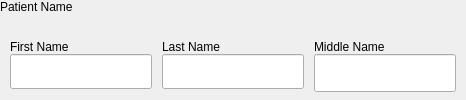
        <widget class="QWidget" name="StaffNameCon" native="true">
         <property name="sizePolicy">
          <sizepolicy hsizetype="Expanding" vsizetype="Maximum">
           <horstretch>0</horstretch>
           <verstretch>0</verstretch>
          </sizepolicy>
         </property>
         <layout class="QVBoxLayout" name="verticalLayout_6">
          <property name="spacing">
           <number>5</number>
          </property>
          <property name="leftMargin">
           <number>0</number>
          </property>
          <property name="topMargin">
           <number>0</number>
          </property>
          <property name="rightMargin">
           <number>0</number>
          </property>
          <property name="bottomMargin">
           <number>0</number>
          </property>
          <item alignment="Qt::AlignTop">
           <widget class="QLabel" name="Title_1">
            <property name="text">
             <string>Patient Name</string>
            </property>
           </widget>
          </item>
          <item alignment="Qt::AlignTop">
           <widget class="QWidget" name="upper" native="true">
            <layout class="QVBoxLayout" name="verticalLayout_9">
             <property name="spacing">
              <number>0</number>
             </property>
             <property name="leftMargin">
              <number>0</number>
             </property>
             <property name="topMargin">
              <number>0</number>
             </property>
             <property name="rightMargin">
              <number>0</number>
             </property>
             <property name="bottomMargin">
              <number>0</number>
             </property>
             <item alignment="Qt::AlignTop">
              <widget class="QWidget" name="widget_2" native="true">
               <property name="sizePolicy">
                <sizepolicy hsizetype="Preferred" vsizetype="Preferred">
                 <horstretch>0</horstretch>
                 <verstretch>0</verstretch>
                </sizepolicy>
               </property>
               <property name="minimumSize">
                <size>
                 <width>0</width>
                 <height>60</height>
                </size>
               </property>
               <property name="maximumSize">
                <size>
                 <width>16777215</width>
                 <height>60</height>
                </size>
               </property>
               <layout class="QHBoxLayout" name="horizontalLayout_4">
                <property name="spacing">
                 <number>10</number>
                </property>
                <property name="leftMargin">
                 <number>10</number>
                </property>
                <property name="topMargin">
                 <number>0</number>
                </property>
                <property name="rightMargin">
                 <number>0</number>
                </property>
                <property name="bottomMargin">
                 <number>0</number>
                </property>
                <item alignment="Qt::AlignTop">
                 <widget class="QWidget" name="widget_7" native="true">
                  <layout class="QVBoxLayout" name="verticalLayout_13">
                   <property name="spacing">
                    <number>0</number>
                   </property>
                   <property name="leftMargin">
                    <number>0</number>
                   </property>
                   <property name="topMargin">
                    <number>0</number>
                   </property>
                   <property name="rightMargin">
                    <number>0</number>
                   </property>
                   <property name="bottomMargin">
                    <number>0</number>
                   </property>
                   <item alignment="Qt::AlignTop">
                    <widget class="QLabel" name="label_5">
                     <property name="sizePolicy">
                      <sizepolicy hsizetype="Expanding" vsizetype="Preferred">
                       <horstretch>0</horstretch>
                       <verstretch>0</verstretch>
                      </sizepolicy>
                     </property>
                     <property name="text">
                      <string>First Name</string>
                     </property>
                    </widget>
                   </item>
                   <item>
                    <widget class="QLineEdit" name="Fname">
                     <property name="sizePolicy">
                      <sizepolicy hsizetype="Expanding" vsizetype="Fixed">
                       <horstretch>0</horstretch>
                       <verstretch>0</verstretch>
                      </sizepolicy>
                     </property>
                     <property name="minimumSize">
                      <size>
                       <width>0</width>
                       <height>35</height>
                      </size>
                     </property>
                     <property name="maximumSize">
                      <size>
                       <width>16777215</width>
                       <height>35</height>
                      </size>
                     </property>
                     <property name="font">
                      <font>
                       <pointsize>12</pointsize>
                      </font>
                     </property>
                    </widget>
                   </item>
                  </layout>
                 </widget>
                </item>
                <item alignment="Qt::AlignTop">
                 <widget class="QWidget" name="widget_4" native="true">
                  <layout class="QVBoxLayout" name="verticalLayout_12">
                   <property name="spacing">
                    <number>0</number>
                   </property>
                   <property name="leftMargin">
                    <number>0</number>
                   </property>
                   <property name="topMargin">
                    <number>0</number>
                   </property>
                   <property name="rightMargin">
                    <number>0</number>
                   </property>
                   <property name="bottomMargin">
                    <number>0</number>
                   </property>
                   <item>
                    <widget class="QLabel" name="label_3">
                     <property name="text">
                      <string>Last Name</string>
                     </property>
                    </widget>
                   </item>
                   <item>
                    <widget class="QLineEdit" name="Lname">
                     <property name="sizePolicy">
                      <sizepolicy hsizetype="Expanding" vsizetype="Preferred">
                       <horstretch>0</horstretch>
                       <verstretch>0</verstretch>
                      </sizepolicy>
                     </property>
                     <property name="minimumSize">
                      <size>
                       <width>0</width>
                       <height>35</height>
                      </size>
                     </property>
                     <property name="maximumSize">
                      <size>
                       <width>16777215</width>
                       <height>35</height>
                      </size>
                     </property>
                     <property name="font">
                      <font>
                       <pointsize>12</pointsize>
                      </font>
                     </property>
                    </widget>
                   </item>
                  </layout>
                 </widget>
                </item>
                <item>
                 <widget class="QWidget" name="widget_8" native="true">
                  <layout class="QVBoxLayout" name="verticalLayout_14">
                   <property name="spacing">
                    <number>0</number>
                   </property>
                   <property name="leftMargin">
                    <number>0</number>
                   </property>
                   <property name="topMargin">
                    <number>0</number>
                   </property>
                   <property name="rightMargin">
                    <number>0</number>
                   </property>
                   <property name="bottomMargin">
                    <number>8</number>
                   </property>
                   <item>
                    <widget class="QLabel" name="label_4">
                     <property name="sizePolicy">
                      <sizepolicy hsizetype="Preferred" vsizetype="Maximum">
                       <horstretch>0</horstretch>
                       <verstretch>0</verstretch>
                      </sizepolicy>
                     </property>
                     <property name="text">
                      <string>Middle Name</string>
                     </property>
                    </widget>
                   </item>
                   <item>
                    <widget class="QLineEdit" name="Mname">
                     <property name="sizePolicy">
                      <sizepolicy hsizetype="Expanding" vsizetype="Preferred">
                       <horstretch>0</horstretch>
                       <verstretch>0</verstretch>
                      </sizepolicy>
                     </property>
                     <property name="font">
                      <font>
                       <pointsize>12</pointsize>
                      </font>
                     </property>
                    </widget>
                   </item>
                  </layout>
                 </widget>
                </item>
                <item alignment="Qt::AlignTop">
                 <widget class="QWidget" name="widget_5" native="true">
                  <layout class="QVBoxLayout" name="verticalLayout_11">
                   <property name="spacing">
                    <number>0</number>
                   </property>
                   <property name="leftMargin">
                    <number>0</number>
                   </property>
                   <property name="topMargin">
                    <number>0</number>
                   </property>
                   <property name="rightMargin">
                    <number>0</number>
                   </property>
                   <property name="bottomMargin">
                    <number>0</number>
                   </property>
                  </layout>
                 </widget>
                </item>
               </layout>
              </widget>
             </item>
             <item>
              <widget class="QWidget" name="widget_3" native="true">
               <layout class="QVBoxLayout" name="verticalLayout_10">
                <property name="spacing">
                 <number>0</number>
                </property>
                <property name="leftMargin">
                 <number>0</number>
                </property>
                <property name="topMargin">
                 <number>0</number>
                </property>
                <property name="rightMargin">
                 <number>0</number>
                </property>
                <property name="bottomMargin">
                 <number>0</number>
                </property>
               </layout>
              </widget>
             </item>
            </layout>
           </widget>
          </item>
         </layout>
        </widget>
